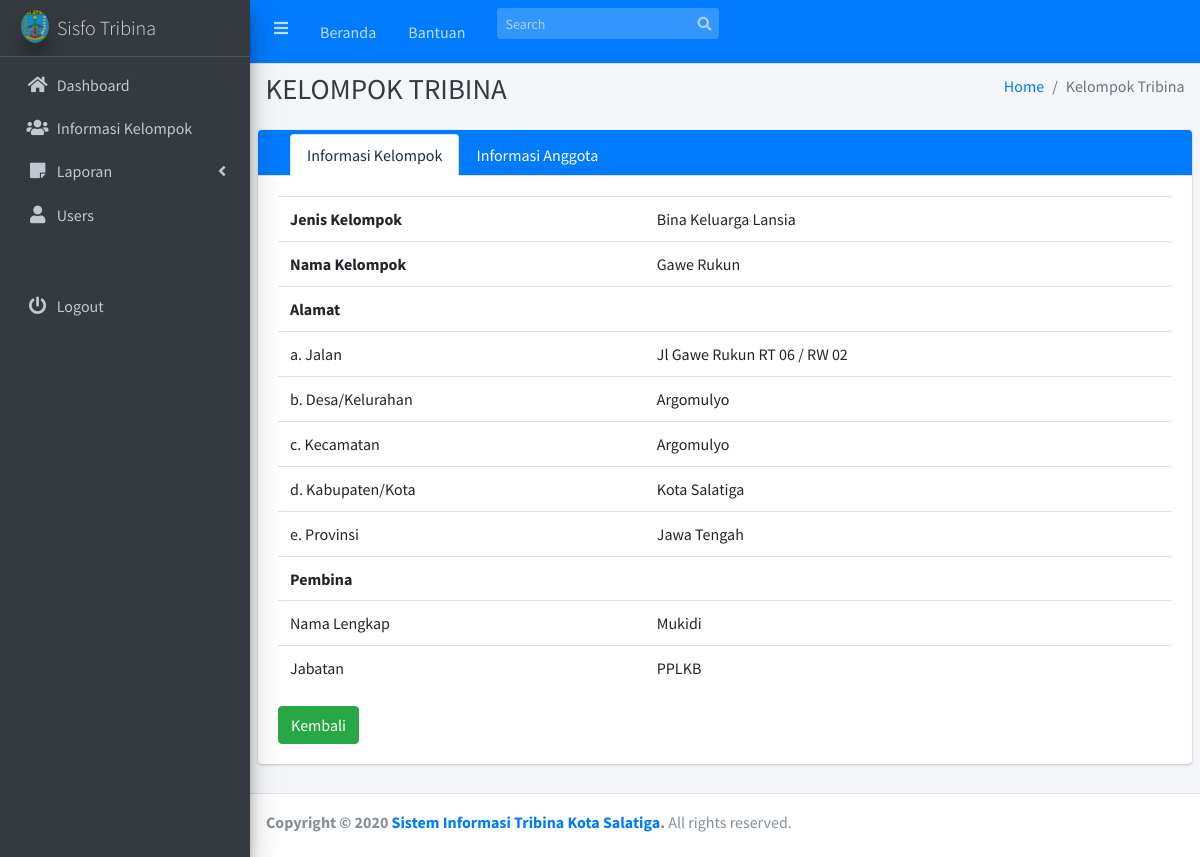
The page /index.php?page=info_kelompok&id=10 on the database its author committed.
### tables this page shows
CREATE TABLE `tb_id_kelompok` (
  `id_kelompok` int(6) NOT NULL,
  `id_jenis_kelompok` varchar(3) NOT NULL,
  `nama_kelompok` varchar(50) NOT NULL,
  `jalan` varchar(50) NOT NULL,
  `rt` varchar(3) NOT NULL,
  `rw` varchar(3) NOT NULL,
  `kelurahan` varchar(20) NOT NULL,
  `kecamatan` varchar(20) NOT NULL,
  `kabkot` varchar(30) NOT NULL,
  `provinsi` varchar(20) NOT NULL,
  `nama_pembina` varchar(50) NOT NULL,
  `jabatan_pembina` varchar(15) NOT NULL,
  `tanggal` date NOT NULL,
  `id_user` int(2) NOT NULL
);

CREATE TABLE `tb_jenis_kelompok` (
  `id_jenis_kelompok` varchar(3) NOT NULL,
  `jenis_kelompok` varchar(20) NOT NULL
);

### module/identitas-info.php (the view, shortened to what this page needs)
<?php
require_once("config/database.php");
$id = $_GET['id'];
$qq = "SELECT * FROM tb_id_kelompok a
JOIN tb_jenis_kelompok b
ON b.id_jenis_kelompok = a.id_jenis_kelompok
WHERE a.id_kelompok='$id'";
$res = mysqli_query($koneksi,$qq);
$datae=mysqli_fetch_array($res);
?>
<div class="card card-primary card-tabs" style="width:100%">
	<div class="card-header p-0 pt-1">
		<ul class="nav nav-tabs" id="custom-tabs-two-tab" role="tablist">
			<li class="pt-2 px-3">
			</li>
			<li class="nav-item">
				<a class="nav-link active" id="custom-tabs-two-data-tab" data-toggle="pill" href="#custom-tabs-two-data" role="tab" aria-controls="custom-tabs-two-data" aria-selected="true">Informasi Kelompok</a>
			</li>
			<li class="nav-item">
				<a class="nav-link" id="custom-tabs-two-input-tab" data-toggle="pill" href="#custom-tabs-two-input" role="tab" aria-controls="custom-tabs-two-input" aria-selected="false">Informasi Anggota</a>
			</li>
		</ul>
	</div>
	<div class="card-body">
		<div class="tab-content" id="custom-tabs-two-tabContent">
			<div class="tab-pane fade show active" id="custom-tabs-two-data" role="tabpanel" aria-labelledby="custom-tabs-two-data-tab">
				<table class="table" border="0">
				<tr>
					<td>
						<b>Jenis Kelompok</b>
					</td>
					<td>
						<?php echo $datae['jenis_kelompok'] ?></td>
					<tr>
						<td>
							<b>Nama Kelompok</b>
						</td>
						<td>
							<?php echo $datae['nama_kelompok'] ?></td>
						<tr>
							<td>
								<b>Alamat</b>
							</td>
							<td></td>
							<tr>
								<td>a. Jalan</td>
								<td>
									<?php echo $datae['jalan'] ?>
									 RT <?php echo $datae['rt'] ?>
									 / RW <?php echo $datae['rw'] ?>
									<br></td>
								<tr>
									<td>b. Desa/Kelurahan</td>
									<td>
										<?php echo $datae['kelurahan'] ?></td>
									<tr>
										<td>c. Kecamatan</td>
										<td>
											<?php echo $datae['kecamatan'] ?></td>
										<tr>
											<td>d. Kabupaten/Kota</td>
											<td>
												<?php echo $datae['kabkot'] ?></div>
										<tr>
											<td>e. Provinsi</td>
											<td>
												<?php echo $datae['provinsi'] ?></td>
											<tr>
												<td>
													<b>Pembina</b>
												</td>
												<td></td>
												<tr>
													<tr>
														<td>Nama Lengkap</td>
														<td>
															<?php echo $datae['nama_pembina'] ?></td>
														<tr>
															<tr>
																<td>Jabatan</td>
																<td>
																	<?php echo $datae['jabatan_pembina'] ?></td>
																<a class="btn btn-success" href="index.php?page=id_kelompok">Kembali</a>
															</div>
														</div>
</div>
</div>

### rows shown on the page
tb_id_kelompok: id_jenis_kelompok.jenis_kelompok "Bina Keluarga Lansia", nama_kelompok "Gawe Rukun", jalan "Jl Gawe Rukun", rt "06", rw "02", kelurahan "Argomulyo", kecamatan "Argomulyo", kabkot "Kota Salatiga", provinsi "Jawa Tengah", nama_pembina "Mukidi", jabatan_pembina "PPLKB"
